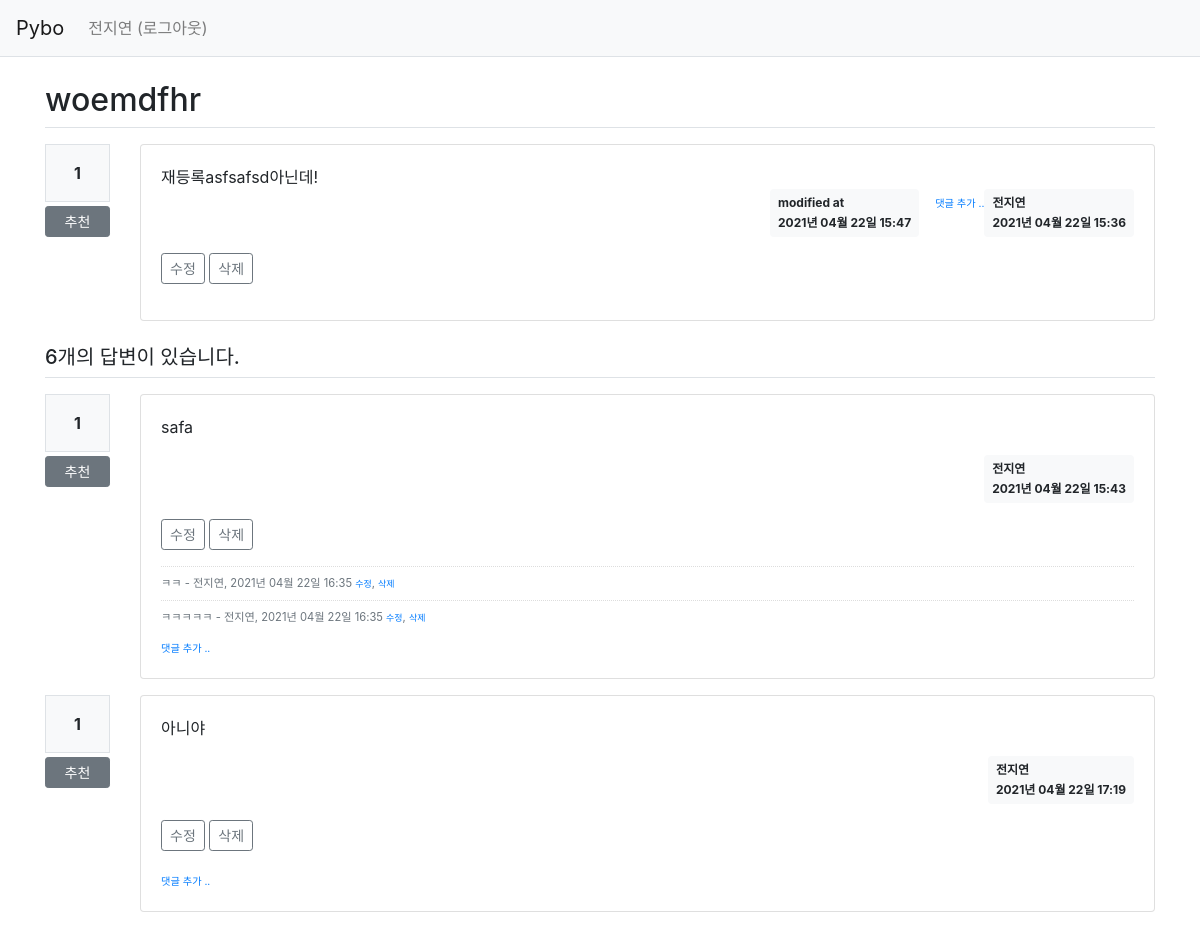
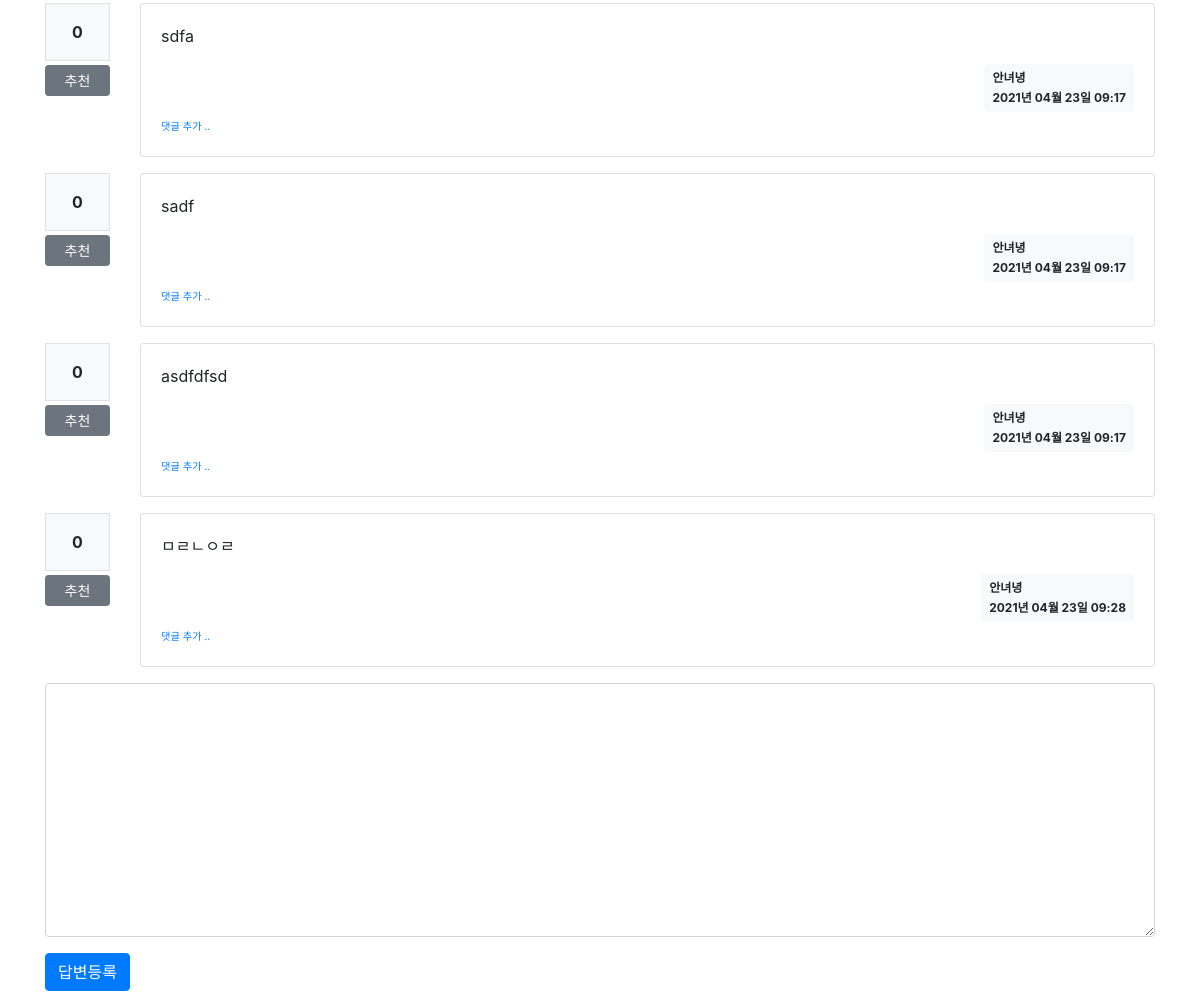
The page /question/detail/301/ (signed in) on the database its author committed (2 pictures, top to bottom).
### pybo/models.py (models this page shows)
class User(db.Model):
    id = db.Column(db.Integer, primary_key=True)
    username = db.Column(db.String(150), unique=True, nullable=False)
    password = db.Column(db.String(200), nullable=False)
    email = db.Column(db.String(120), unique=True, nullable=False)

class Question(db.Model):
    id = db.Column(db.Integer, primary_key=True)
    subject = db.Column(db.String(200), nullable=False)
    content = db.Column(db.Text(), nullable=False)
    create_date = db.Column(db.DateTime(), nullable=False)
    user_id = db.Column(db.Integer, db.ForeignKey('user.id', ondelete='CASCADE'), nullable=False)
    user = db.relationship('User', backref=db.backref('question_set'))
    modify_date = db.Column(db.DateTime(), nullable=True) # 수정 날짜 확인
    voter = db.relationship('User', secondary=question_voter, backref=db.backref('question_voter_set'))

class Answer(db.Model):
    id = db.Column(db.Integer, primary_key=True)
    question_id = db.Column(db.Integer, db.ForeignKey('question.id', ondelete='CASCADE'))
    question = db.relationship('Question', backref=db.backref('answer_set'))
    content = db.Column(db.Text(), nullable=False)
    create_date = db.Column(db.DateTime(), nullable=False)
    user_id = db.Column(db.Integer, db.ForeignKey('user.id', ondelete='CASCADE'), nullable=False)
    user = db.relationship('User', backref=db.backref('answer_set'))
    modify_date = db.Column(db.DateTime(), nullable=True) # 수정 날짜 확인
    voter = db.relationship('User', secondary=answer_voter, backref=db.backref('answer_voter_set'))

class Comment(db.Model):
    id = db.Column(db.Integer, primary_key=True)
    user_id = db.Column(db.Integer, db.ForeignKey('user.id', ondelete='CASCADE'), nullable=False)
    user = db.relationship('User', backref=db.backref('comment_set'))
    content = db.Column(db.Text(), nullable=False)
    create_date = db.Column(db.DateTime(), nullable=False)
    modify_date = db.Column(db.DateTime())
    question_id = db.Column(db.Integer, db.ForeignKey('question.id', ondelete='CASCADE'), nullable=True)
    question = db.relationship('Question', backref=db.backref('comment_set'))
    answer_id = db.Column(db.Integer, db.ForeignKey('answer.id', ondelete='CASCADE'), nullable=True)
    answer = db.relationship('Answer', backref=db.backref('comment_set'))

### pybo/views/question_views.py (the view)
@bp.route('/detail/<int:question_id>/')
def detail(question_id):
    form = AnswerForm()
    question = Question.query.get_or_404(question_id)
    return render_template('question/question_detail.html', question=question, form=form)

### pybo/forms.py
class AnswerForm(FlaskForm):
    content = TextAreaField('내용', validators=[DataRequired('내용은 필수입력 항목입니다.')])

### pybo/filter.py (called while the page is built)
def format_datetime(value, fmt='%Y년 %m월 %d일 %H:%M'):
    return value.strftime(fmt)

### pybo/views/auth_views.py (called while the page is built)
@bp.before_app_request
def load_logged_in_user():
    user_id = session.get('user_id')
    if user_id is None:
        g.user = None
    else:
        g.user = User.query.get(user_id)

### pybo/templates/question/question_detail.html (shortened to what this page needs)
{% extends 'base.html' %}
{% block content %}
<div class="container my-3">
    <h2 class="border-bottom py-2">{{ question.subject }}</h2>
    <div class="row my-3">
        <div class="col-1">
            <div class="bg-light text-center p-3 border font-weight-bolder mb-1">{{ question.voter|length }}</div>
            <a href="#" data-uri="{{ url_for('vote.question', question_id=question.id) }}"
               class="recommend btn btn-sm btn-secondary btn-block my-1">추천</a>
        </div>
        <div class="col-11">
            <div class="card">
                <div class="card-body">
                    <div class="card-text" style="white-space: pre-line;">{{ question.content }}</div>
                    <div class="d-flex justify-content-end">
                        {% if question.modify_date %}
                        <div class="badge badge-light p-2 text-left mx-3">
                            <div class="mb-2">modified at</div>
                            <div>{{ question.modify_date|datetime }}</div>
                        </div>
                        {% endif %}
                        <div>
                            <a href="{{ url_for('comment.create_question', question_id=question.id) }}"
                                class="small"><small>댓글 추가 ..</small></a>
                        </div>
                        <div class="badge badge-light p-2 text-left">
                            <div class="mb-2">{{ question.user.username }}</div>
                            <div>{{ question.create_date|datetime }}</div>
                        </div>
                    </div>
                    {% if g.user == question.user %}
                    <div class="my-3">
                        <a href="{{ url_for('question.modify', question_id=question.id) }}"
                        class="btn btn-sm btn-outline-secondary">수정</a>
                        <a href="#" class="delete btn btn-sm btn-outline-secondary"
                        data-uri="{{ url_for('question.delete', question_id=question.id) }}">삭제</a>
                    </div>
                    {% endif %}
                </div>
            </div>
        </div>
    </div>
    <h5 class="border-bottom my-3 py-2">{{ question.answer_set|length }}개의 답변이 있습니다.</h5>
    {% for answer in question.answer_set %}
    <div class="row my-3">
        <div class="col-1">
            <div class="bg-light text-center p-3 border font-weight-bolder mb-1">{{ answer.voter|length }}</div>
            <a href="#" data-uri="{{ url_for('vote.answer', answer_id=answer.id) }}"
                class="recommend btn btn-sm btn-secondary btn-block my-1">추천</a>
        </div>
        <div class="col-11">
            <div class="card">
                <div class="card-body">
                    <div class="card-text">{{ answer.content|markdown }}</div>
                    <div class="d-flex justify-content-end">
                        <div class="badge badge-light p-2 text-left">
                            <div class="mb-2">{{ answer.user.username }}</div>
                            <div>{{ answer.create_date|datetime }}</div>
                        </div>
                    </div>
                    {% if g.user == answer.user %}
                    <div class="my-3">
                        <a href="{{ url_for('answer.modify', answer_id=answer.id) }}"
                            class="btn btn-sm btn-outline-secondary">수정</a>
                        <a href="#" class="delete btn btn-sm btn-outline-secondary "
                            data-uri="{{ url_for('answer.delete', answer_id=answer.id) }}">삭제</a>
                    </div>
                    {% endif %}
                    {% if answer.comment_set|length > 0 %}
                    <div class="mt-3">
                    {% for comment in answer.comment_set %}
                        <div class="comment py-2 text-muted">
                            <span style="white-space: pre-line;">{{ comment.content }}</span>
                            <span>
                                - {{ comment.user.username }}, {{ comment.create_date|datetime }}
                            </span>
                            {% if g.user == comment.user %}
                            <a href="{{ url_for('comment.modify_answer', comment_id=comment.id) }}" class="small">수정</a>,
                            <a href="#" class="small delete"
                                data-uri="{{ url_for('comment.delete_answer', comment_id=comment.id) }}">삭제</a>
                            {% endif %}
                        </div>
                    {% endfor %}
                    </div>
                    {% endif %}
                    <div>
                        <a href="{{ url_for('comment.create_answer', answer_id=answer.id) }}"
                            class="small"><small>댓글 추가 ..</small></a>
                    </div>
                </div>
            </div>
        </div>
    </div>
    {% endfor %}
    <form action="{{ url_for('answer.create', question_id=question.id) }}" method="post" class="my-3">
        <div class="form-group">
            <textarea {% if not g.user %}disabled{% endif %}
                    name="content" id="content" class="form-control" rows="10"></textarea>
        </div>
        <input type="submit" value="답변등록" class="btn btn-primary">
    </form>
</div>
{% endblock %}

### pybo/templates/navbar.html (shortened to what this page needs)
<nav class="navbar navbar-expand-lg navbar-light bg-light border-bottom">
    <a class="navbar-brand" href="{{ url_for('main.index') }}">Pybo</a>
    <div class="collapse navbar-collapse flex-grow-0" id="navbarNav">
        {% if g.user %}
        <ul class="navbar-nav">
            <li class="nav-item ">
                <a class="nav-link" href="{{ url_for('auth.logout') }}">{{ g.user.username }} (로그아웃)</a>
            </li>
        </ul>
        {% endif %}
    </div>
</nav>

### pybo/static/style.css (style rules this page uses)
.comment { border-top:dotted 1px #ddd; font-size:0.7em; }

### rows shown on the page
User: user.username "전지연"
Question: subject "woemdfhr", content "재등록asfsafsd아닌데!", modify_date "2021년 04월 22일 15:47", create_date "2021년 04월 22일 15:36"
Answer: voter|length "1", content "safa", user.username "전지연", create_date "2021년 04월 22일 15:43"
Comment: content "ㅋㅋ", user.username "전지연", create_date "2021년 04월 22일 16:35"
Comment: content "ㅋㅋㅋㅋㅋ", user.username "전지연", create_date "2021년 04월 22일 16:35"
Answer: voter|length "1", content "아니야", user.username "전지연", create_date "2021년 04월 22일 17:19"
Answer: voter|length "0", content "sdfa", user.username "안녀녕", create_date "2021년 04월 23일 09:17"
Answer: voter|length "0", content "sadf", user.username "안녀녕", create_date "2021년 04월 23일 09:17"
Answer: voter|length "0", content "asdfdfsd", user.username "안녀녕", create_date "2021년 04월 23일 09:17"
Answer: voter|length "0", content "ㅁㄹㄴㅇㄹ", user.username "안녀녕", create_date "2021년 04월 23일 09:28"

### other values the page prints
{{ question.voter|length }} "1"
{{ question.answer_set|length }} "6"
